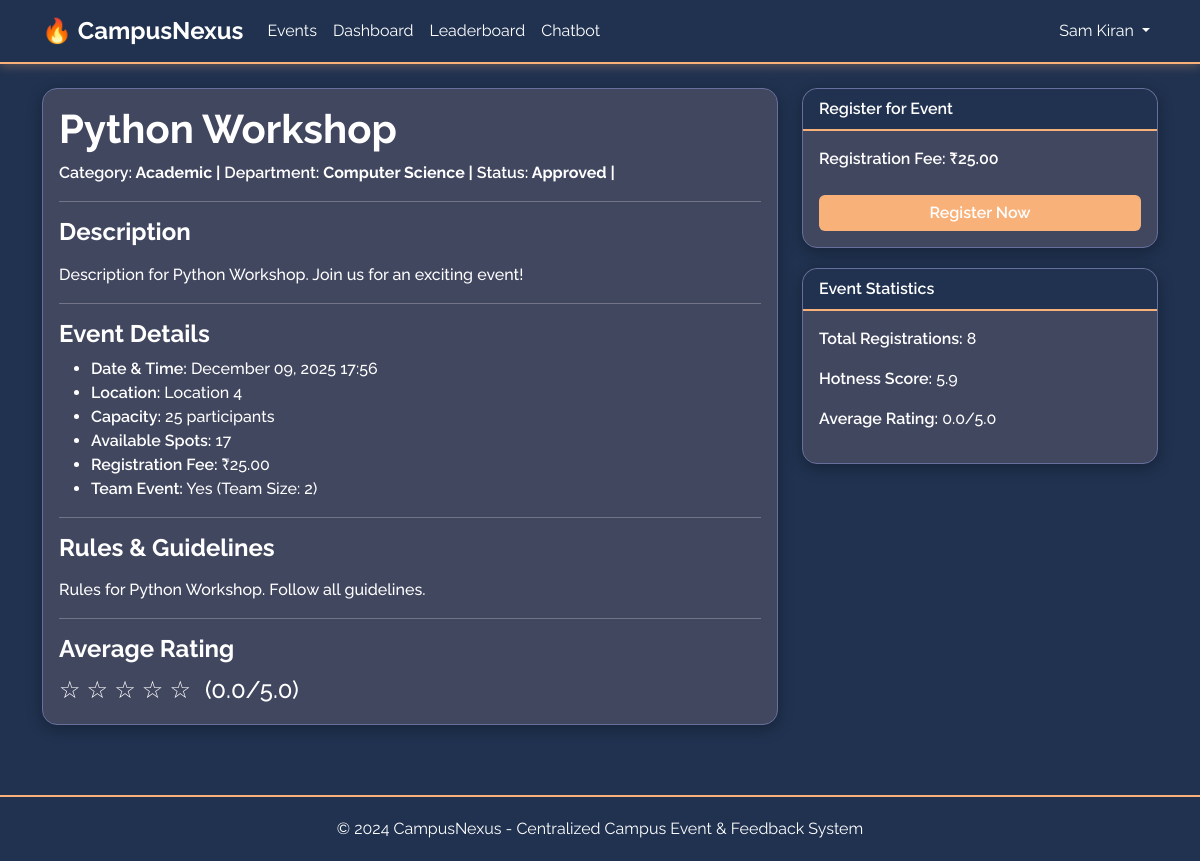
/events/4/ (signed in), run on the app's committed database.
### users/models.py (models this page shows, shortened)
class User(AbstractUser):
    ROLE_CHOICES = [
        ('student', 'Student'),
        ('admin', 'Admin'),
        ('organizer', 'Organizer'),
    ]
    role = models.CharField(max_length=20, choices=ROLE_CHOICES, default='student')
    email = models.EmailField(unique=True, validators=[EmailValidator(), validate_college_email])
    department = models.CharField(max_length=100, blank=True)
    student_id = models.CharField(max_length=50, unique=True, null=True, blank=True)
    phone_number = models.CharField(max_length=15, blank=True)
    profile_picture = models.ImageField(upload_to='profiles/', null=True, blank=True)
    created_at = models.DateTimeField(auto_now_add=True)
    updated_at = models.DateTimeField(auto_now=True)
    is_verified = models.BooleanField(default=False)
    class Meta:
        db_table = 'users'
        verbose_name = 'User'
        verbose_name_plural = 'Users'
    def is_student(self):
        return self.role == 'student'

### events/models.py (models this page shows, shortened)
class Event(models.Model):
    CATEGORY_CHOICES = [
        ('tech', 'Technology'),
        ('sports', 'Sports'),
        ('cultural', 'Cultural'),
        ('academic', 'Academic'),
        ('workshop', 'Workshop'),
        ('seminar', 'Seminar'),
        ('competition', 'Competition'),
        ('other', 'Other'),
    ]
    STATUS_CHOICES = [
        ('draft', 'Draft'),
        ('pending', 'Pending Approval'),
        ('approved', 'Approved'),
        ('cancelled', 'Cancelled'),
        ('completed', 'Completed'),
    ]
    title = models.CharField(max_length=200)
    description = models.TextField()
    department = models.CharField(max_length=100)
    category = models.CharField(max_length=50, choices=CATEGORY_CHOICES)
    rules = models.TextField(help_text="Event rules and guidelines")
    event_date = models.DateTimeField()
    location = models.CharField(max_length=200)
    capacity = models.IntegerField(validators=[MinValueValidator(1)])
    fee = models.DecimalField(max_digits=10, decimal_places=2, default=0.00)
    is_team_event = models.BooleanField(default=False)
    team_size = models.IntegerField(default=1, validators=[MinValueValidator(1)])
    banner = models.ImageField(upload_to='event_banners/', null=True, blank=True)
    qr_code = models.ImageField(upload_to='event_qr_codes/', null=True, blank=True)
    qr_code_data = models.TextField(blank=True, help_text="QR code data for payment")
    payment_qr_code = models.ForeignKey(PaymentQRCode, on_delete=models.SET_NULL, null=True, blank=True, related_name='events', help_text="Reusable payment QR code")
    created_by = models.ForeignKey(User, on_delete=models.CASCADE, related_name='created_events')
    status = models.CharField(max_length=20, choices=STATUS_CHOICES, default='draft')
    approved_by = models.ForeignKey(User, on_delete=models.SET_NULL, null=True, blank=True, related_name='approved_events')
    approved_at = models.DateTimeField(null=True, blank=True)
    hotness_score = models.FloatField(default=0.0)
    average_rating = models.FloatField(default=0.0)
    total_registrations = models.IntegerField(default=0)
    created_at = models.DateTimeField(auto_now_add=True)
    updated_at = models.DateTimeField(auto_now=True)
    class Meta:
        db_table = 'events'
        ordering = ['-event_date', '-created_at']
        indexes = [
            models.Index(fields=['event_date', 'status']),
            models.Index(fields=['category', 'department']),
            models.Index(fields=['-hotness_score']),
        ]
    def get_qr_code_image(self):
        if self.payment_qr_code and self.payment_qr_code.qr_code_image:
            return self.payment_qr_code.qr_code_image
        return self.qr_code
    def is_registration_open(self):
        return self.status == 'approved' and self.event_date > timezone.now() and self.total_registrations < self.capacity
    def get_available_spots(self):
        return max(0, self.capacity - self.total_registrations)

### events/views.py (the view, shortened to what this page needs)
# urls.py: path('<int:event_id>/', views.event_detail, name='event_detail'),
@login_required
def event_detail(request, event_id):
    event = get_object_or_404(Event, id=event_id)
    can_view = (
        event.status == 'approved' or
        request.user.is_admin() or
        (request.user.is_organizer() and event.created_by == request.user)
    )
    if not can_view:
        messages.error(request, 'This event is not available or pending approval.')
        return redirect('events:event_list')
    is_registered = False
    registration = None
    if request.user.is_student():
        try:
            registration = Registration.objects.get(event=event, user=request.user)
            is_registered = True
        except Registration.DoesNotExist:
            pass
    recommendations = EventRecommendation.objects.filter(
        user=request.user,
        event__status='approved'
    ).select_related('event').order_by('-score')[:5] if request.user.is_student() else []
    if event.is_team_event:
        if request.user.is_authenticated and request.user.is_student():
            team_members = User.objects.filter(role='student').exclude(id=request.user.id)
        else:
            team_members = User.objects.filter(role='student')
    else:
        team_members = []
    context = {
        'event': event,
        'is_registered': is_registered,
        'registration': registration,
        'recommendations': [rec.event for rec in recommendations],
        'available_spots': event.get_available_spots(),
        'now': timezone.now(),
        'team_members': team_members,
    }
    return render(request, 'events/event_detail.html', context)

### templates/events/event_detail.html (shortened to what this page needs)
{% extends 'base.html' %}
{% block content %}
<div class="row">
    <div class="col-md-8">
        <div class="card">
            <div class="card-body">
                <h1>{{ event.title }}</h1>
                <p style="color: #000; font-weight: bold;">
                    <strong>Category:</strong> {{ event.get_category_display }} |
                    <strong>Department:</strong> {{ event.department }} |
                    <strong>Status:</strong> {{ event.get_status_display }} |
                </p>
                <hr>
                <h4>Description</h4>
                <p>{{ event.description|linebreaks }}</p>
                <hr>
                <h4>Event Details</h4>
                <ul>
                    <li><strong>Date & Time:</strong> {{ event.event_date|date:"F d, Y H:i" }}</li>
                    <li><strong>Location:</strong> {{ event.location }}</li>
                    <li><strong>Capacity:</strong> {{ event.capacity }} participants</li>
                    <li><strong>Available Spots:</strong> {{ available_spots }}</li>
                    <li><strong>Registration Fee:</strong> ₹{{ event.fee }}</li>
                    <li><strong>Team Event:</strong> {% if event.is_team_event %}Yes (Team Size: {{ event.team_size }}){% else %}No{% endif %}</li>
                </ul>
                <hr>
                <h4>Rules & Guidelines</h4>
                <p>{{ event.rules|linebreaks }}</p>
                <hr>
                <h4>Average Rating</h4>
                <div class="star-rating">
                    {% for i in "12345"|make_list %}
                        {% if forloop.counter <= event.average_rating|floatformat:0|add:"0" %}
                            ★
                        {% else %}
                            ☆
                        {% endif %}
                    {% endfor %}
                    <span class="ms-2">({{ event.average_rating|floatformat:1 }}/5.0)</span>
                </div>
            </div>
        </div>
    </div>
    <div class="col-md-4">
        {% if user.is_authenticated %}
            {% if user.is_student %}
                {% if is_registered %}
                <div class="card">
                    <div class="card-header">Registration Status</div>
                    <div class="card-body">
                        <p>✅ You are registered for this event!</p>
                        {% if not registration.is_verified %}
                        <p class="text-warning">⏳ Payment verification pending</p>
                        {% else %}
                        <p class="text-success">✅ Payment verified</p>
                        {% endif %}
                        {% if event.event_date <= now %}
                        <a href="{% url 'feedback:feedback_create' event.id %}" class="btn btn-primary w-100">Submit Feedback</a>
                        {% endif %}
                    </div>
                </div>
                {% else %}
                <div class="card">
                    <div class="card-header">Register for Event</div>
                    <div class="card-body">
                        {% if event.status != 'approved' %}
                        <p class="text-warning" style="color: #000; font-weight: bold;">⚠️ This event is not yet approved. Registration will open after approval.</p>
                        {% elif event.is_registration_open %}
                        <div id="register-button-section">
                            <div class="mb-3">
                                <label class="form-label"><strong>Registration Fee: ₹{{ event.fee }}</strong></label>
                            </div>
                            <button type="button" class="btn btn-primary w-100" id="register-now-btn" onclick="showRegistrationForm()">Register Now</button>
                        </div>
                        {% else %}
                        <p class="text-danger" style="color: #000; font-weight: bold;">Registration is closed</p>
                        {% endif %}
                    </div>
                </div>
                {% endif %}
            {% endif %}
        {% endif %}
        <div class="card mt-3">
            <div class="card-header">Event Statistics</div>
            <div class="card-body">
                <p><strong>Total Registrations:</strong> {{ event.total_registrations }}</p>
                <p><strong>Hotness Score:</strong> {{ event.hotness_score|floatformat:1 }}</p>
                <p><strong>Average Rating:</strong> {{ event.average_rating|floatformat:1 }}/5.0</p>
            </div>
        </div>
    </div>
</div>
{% endblock %}

### templates/base.html (shortened to what this page needs)
<!DOCTYPE html>
<html lang="en">
<head>
    <link href="https://cdn.jsdelivr.net/npm/bootstrap@5.3.0/dist/css/bootstrap.min.css" rel="stylesheet">
    <link href="https://cdn.jsdelivr.net/npm/fullcalendar@5.11.5/main.min.css" rel="stylesheet">
</head>
<body>
    <nav class="navbar navbar-expand-lg navbar-dark">
        <div class="container">
            <a class="navbar-brand" href="{% url 'users:home' %}">🔥 CampusNexus</a>
            <div class="collapse navbar-collapse" id="navbarNav">
                <ul class="navbar-nav me-auto">
                    <li class="nav-item">
                        <a class="nav-link" href="{% url 'events:event_list' %}">Events</a>
                    </li>
                    {% if user.is_authenticated %}
                        {% if user.is_student %}
                            <li class="nav-item">
                                <a class="nav-link" href="{% url 'dashboard:student_dashboard' %}">Dashboard</a>
                            </li>
                            <li class="nav-item">
                                <a class="nav-link" href="{% url 'dashboard:leaderboard' %}">Leaderboard</a>
                            </li>
                        {% endif %}
                        <li class="nav-item">
                            <a class="nav-link" href="{% url 'chatbot:chatbot' %}">Chatbot</a>
                        </li>
                    {% endif %}
                </ul>
                <ul class="navbar-nav">
                    {% if user.is_authenticated %}
                        <li class="nav-item dropdown">
                            <a class="nav-link dropdown-toggle" href="#" id="navbarDropdown" role="button" data-bs-toggle="dropdown">
                                {{ user.username }}
                            </a>
                        </li>
                    {% endif %}
                </ul>
            </div>
        </div>
    </nav>
    <main class="container my-4">
        {% block content %}{% endblock %}
    </main>
    <footer class="footer">
        <div class="container text-center">
            <p class="mb-0">&copy; 2024 CampusNexus - Centralized Campus Event & Feedback System</p>
        </div>
    </footer>
</body>
</html>

### templates/base.html (style rules this page uses)
:root { --white: #ffffff; --light-blue-grey: #676F9D; --medium-blue-grey: #424760; --dark-blue-grey: #203250; --orange: #f9b17a; --text-black: #212529; }
body { background: var(--dark-blue-grey); color: var(--white); font-family: 'Raleway', 'Segoe UI', Tahoma, Geneva, Verdana, sans-serif; min-height: 100vh; }
.navbar { background: var(--dark-blue-grey); border-bottom: 2px solid var(--orange); box-shadow: 0 2px 10px rgba(249, 177, 122, 0.3); }
.navbar-brand { color: #ffffff !important; font-weight: bold; font-size: 1.5rem; }
.navbar-nav .nav-link { color: #ffffff !important; transition: color 0.3s; }
.card { background: var(--medium-blue-grey); border: 1px solid var(--light-blue-grey); border-radius: 15px; box-shadow: 0 4px 15px rgba(0, 0, 0, 0.3); color: var(--white); margin-bottom: 20px; }
.card-body { color: var(--white) !important; }
.card-body p, .card-body li, .card-body span, .card-body div { color: var(--white) !important; font-weight: 500; }
.card-body strong { color: var(--white) !important; font-weight: 600; }
.card-header { background: var(--dark-blue-grey); color: var(--white); border-bottom: 2px solid var(--orange); border-radius: 15px 15px 0 0 !important; font-weight: 600; }
.btn-primary { background: var(--orange); border: none; color: var(--white); transition: transform 0.2s, box-shadow 0.2s; font-weight: 600; }
.form-label { color: var(--white) !important; font-weight: 600 !important; }
.star-rating { color: var(--orange); font-size: 1.5rem; }
.footer { background: var(--dark-blue-grey); border-top: 2px solid var(--orange); padding: 20px 0; margin-top: 50px; }
.card { color: var(--white); }
.card p, .card li, .card span, .card div, .card h1, .card h2, .card h3, .card h4, .card h5, .card h6 { color: var(--white) !important; }
main.container { color: #ffffff; }
main.container h1, main.container h2, main.container h3, main.container h4, main.container h5, main.container h6 { color: #ffffff !important; font-weight: bold; }
main.container p, main.container li, main.container span { color: #ffffff; }
main p, main li, main span, main div:not(.card):not(.alert) { color: #ffffff; }
a { color: var(--orange) !important; font-weight: 500; }

### data on the page
User: username "Sam Kiran"
Event: title "Python Workshop", category "Academic", department "Computer Science", status "Approved", description "Description for Python Workshop. Join us for an exciting event!", event_date "December 09, 2025 17:56", location "Location 4", capacity "25", fee "25.00", team_size "2", rules "Rules for Python Workshop. Follow all guidelines.", average_rating "0.0", total_registrations "8", hotness_score "5.9"

### other printed values
{{ available_spots }} "17"
